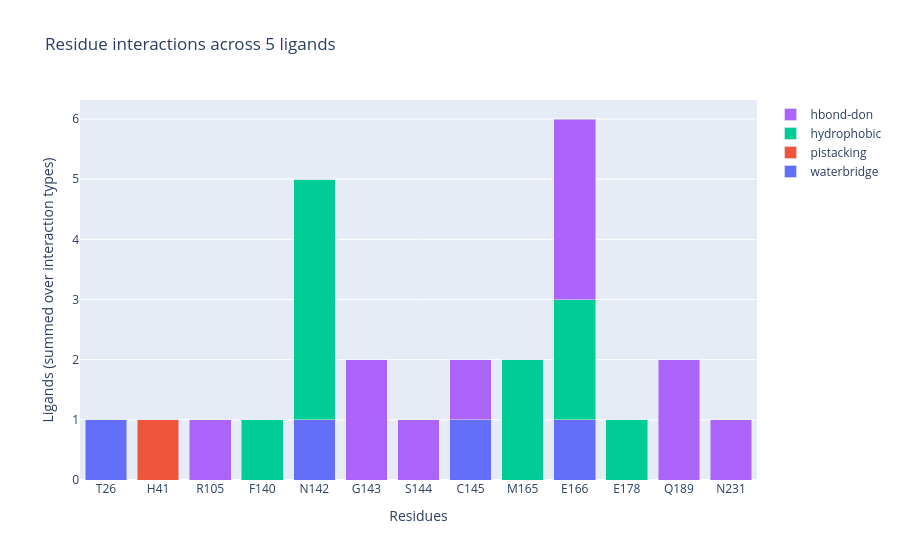

Notebook code cell kept with this figure:
### Markdown cell above
### Hotspot summary plots

These use the plotting functions of `plipify` on the aggregate (hotspot residues only).

#### Number of ligands per residue and interaction type

### Code cell
fig = fingerprint_barplot(n_ligands_hotspots)
fig.update_layout(title_text=f"Residue interactions across {len(fp_ligand)} ligands", yaxis_title="Ligands (summed over interaction types)")
fig

### Figure 1 — Plotly figure (JSON) as saved in the notebook; plotly's stock layout.template omitted (floating-point values rounded to 4 significant figures)
{"data": [{"name": "waterbridge", "type": "bar", "x": ["T26", "H41", "R105", "F140", "N142", "G143", "S144", "C145", "M165", "E166", "E178", "Q189", "N231"], "y": [1, 0, 0, 0, 1, 0, 0, 1, 0, 1, 0, 0, 0]}, {"name": "pistacking", "type": "bar", "x": ["T26", "H41", "R105", "F140", "N142", "G143", "S144", "C145", "M165", "E166", "E178", "Q189", "N231"], "y": [0, 1, 0, 0, 0, 0, 0, 0, 0, 0, 0, 0, 0]}, {"name": "hydrophobic", "type": "bar", "x": ["T26", "H41", "R105", "F140", "N142", "G143", "S144", "C145", "M165", "E166", "E178", "Q189", "N231"], "y": [0, 0, 0, 1, 4, 0, 0, 0, 2, 2, 1, 0, 0]}, {"name": "hbond-don", "type": "bar", "x": ["T26", "H41", "R105", "F140", "N142", "G143", "S144", "C145", "M165", "E166", "E178", "Q189", "N231"], "y": [0, 0, 1, 0, 0, 2, 1, 1, 0, 3, 0, 2, 1]}], "layout": {"barmode": "stack", "title": {"text": "Residue interactions across 5 ligands"}, "xaxis": {"title": {"text": "Residues"}, "type": "category"}, "yaxis": {"title": {"text": "Ligands (summed over interaction types)"}}}}
